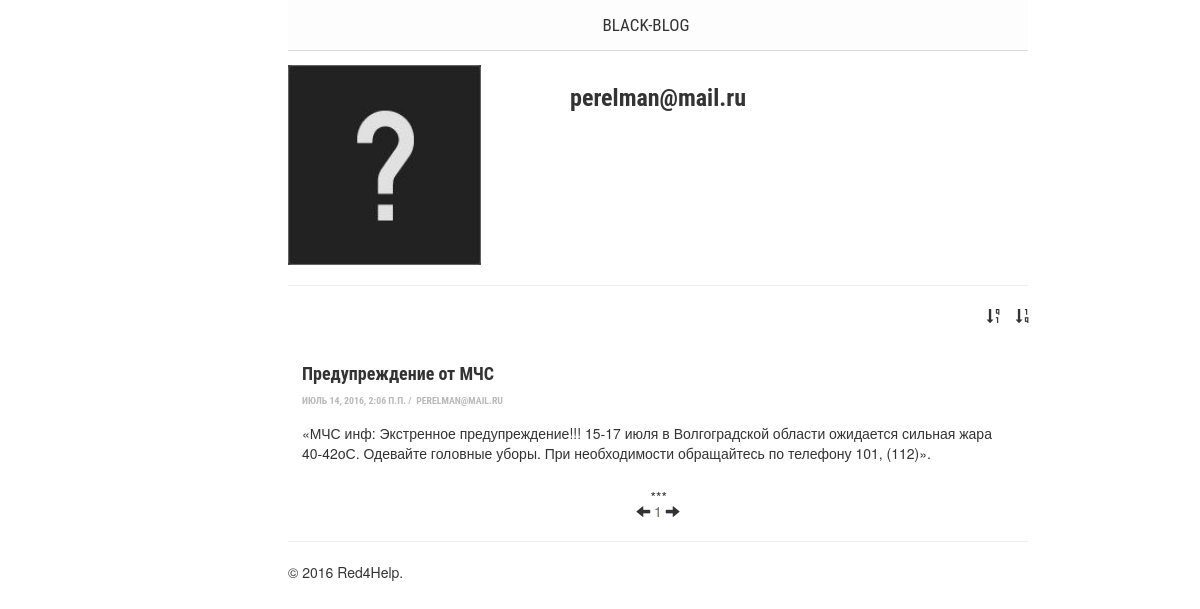
The page /my_profile/9/ on the database as committed earlier.
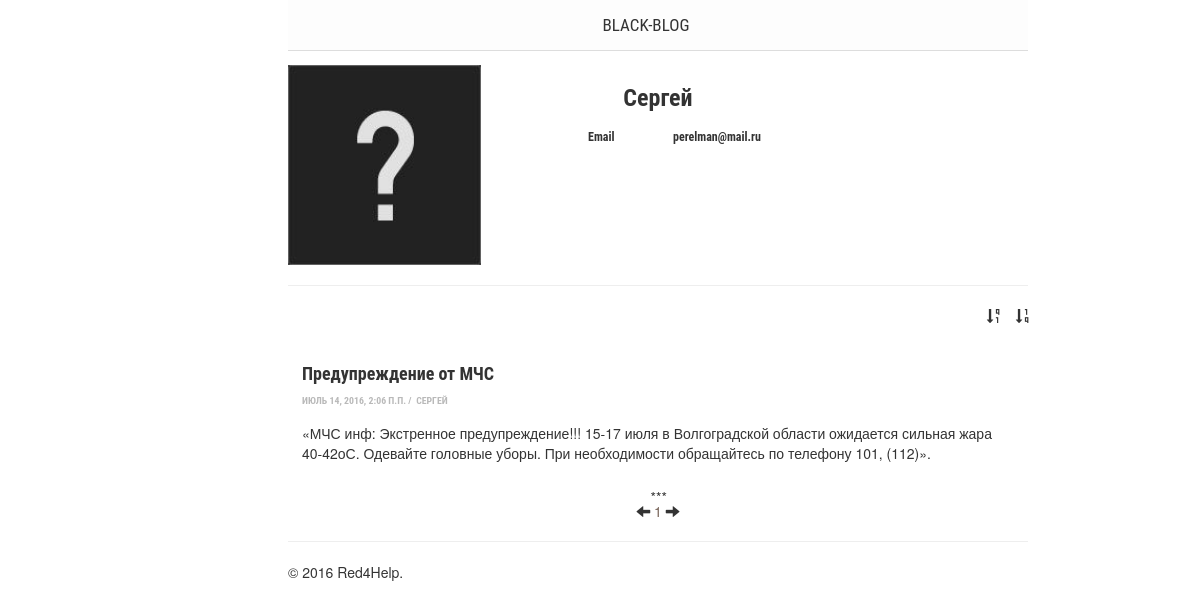
The same page on the database as committed later.
### multiblog/models.py (models this page shows, shortened)
class Blogger(AbstractBaseUser):
	email = models.EmailField(verbose_name='Email', unique=True, max_length=250)
	name = models.CharField(max_length=100, verbose_name='Имя', blank=False)
	surname = models.CharField(max_length=100, verbose_name='Фамилия', blank=False)
	phone = models.CharField(max_length=20, verbose_name='Телефон', blank=False)
	skype = models.CharField(max_length=20, verbose_name='Skype', blank=False)
	avatar = models.ImageField(upload_to=u'./media/img/', verbose_name='Аватар', blank=False, default='./media/img/ava-default.png')
	is_active = models.BooleanField(default=True)
	is_admin = models.BooleanField(default=False)
	objects = BloggerManager()
	USERNAME_FIELD = 'email'
	def img_avatar(self):
		if self.avatar:
			return '<img src="%s" width="100"/>' % self.avatar.url
		else:
			return '(none)'
	img_avatar.short_description = 'Аватар'
	img_avatar.allow_tags = True
	class Meta:
		verbose_name = u'Блоггер'
		verbose_name_plural = u'Блоггеры'
	def __str__(self):
		if self.name or self.surname:
			return self.name + " " + self.surname
		else:
			return self.email

class Publication(models.Model):
	title = models.CharField(max_length=200, verbose_name='Имя')
	abstract = models.TextField(max_length=600, verbose_name='Краткое содержание')
	full_text = models.TextField(verbose_name='Полное описание')
	time = models.DateTimeField(verbose_name='Дата публикации')
	author = models.ForeignKey('Blogger', on_delete=models.CASCADE, verbose_name='Автор')
	class Meta:
		verbose_name = u'Публикация'
		verbose_name_plural = u'Публикации'

### multiblog/views.py (the view, shortened to what this page needs)
# urls.py: url(r'^my_profile/(?P<pk>[0-9]+)/$', views.my_profile, name='my_profile'),
def my_profile(request, pk):
	form = BloggerEditForm()
	if request.method == "GET":
		if request.GET.get("post_id"):
			post_id = request.GET.get("post_id")
			Publication.objects.filter(id=post_id).delete()
	blogger = Blogger.objects.get(id=pk)
	publ = Publication.objects.all().order_by("-time").filter(author=pk)
	return render(request, 'multiblog/profile.html', {'blogger': blogger, 'publ':publ, 'form':form})

### multiblog/templatetags/multiblog_tags.py (called while the page is built)
@register.inclusion_tag('multiblog/footer.html')
def footer():
	return {'year':datetime.datetime.now().year}

@register.inclusion_tag('multiblog/header.html')
def header():
	return {}

### multiblog/templates/multiblog/profile.html (shortened to what this page needs)
{% extends 'multiblog/base.html'%}
{% block content %}
    <header class="main-header sub-content-wrapper">
        <nav class="nav-main center-wrapper">
            <a class="nav-main" href="{% url 'main' %}">Black-Blog</a>
        </nav>
    </header>
    <main class="sub-content-wrapper" id="main_page">
		<div class="row featurette">
		    <div class="col-lg-4">
                <img class="avatar" src="{{ blogger.avatar.url }}">
            </div>
            <div class="col-lg-4">
			    <div class="text-center">
			        <h3 class="featurette-heading" id="get-names" data-name="{{ blogger.name }}" data-surname="{{ blogger.surname }}" data-email="{{ blogger.email }}">{{ blogger }}
                    </h3>
                    <div class="contact-info">
                    {% if blogger.email and blogger.name %}
         	            <div class="col-lg-6"><h6>Email</h6></div>
         	            <div class="col-lg-6" id="get-email"><h6>{{ blogger.email }}</h6></div>
                    {% endif %}
                    </div>
         	    </div>
            </div>
        </div>
        <hr class="featurette-divider">
        <li class="sort">
            <ol><a href="#" class="sort-page" act="2-desc" data-placement="bottom" data-toggle="tooltip" title="Сортировка по убыванию даты публикации" ><span class="glyphicon glyphicon-sort-by-order-alt"></span></a></ol>
            <ol><a href="#" class="sort-page" act="2-asc" data-placement="bottom" data-toggle="tooltip" title="Сортировка по возрастанию даты публикации"><span class="glyphicon glyphicon-sort-by-order"></span></a></ol>
        </li>
        {% for p in publ %}
            <article class="index-page" data-author="{{ p.author }}" data-time="{{ p.time }}" id="{{ p.id }}">
                <h4><a href="{% url 'full' pk=p.id %}">{{ p.title }}</a>
                </h4>
                <p class="post-meta"><time datetime="{{ p.time }}">{{ p.time }}</time>&nbsp;/&nbsp;
                    <span item="author"><a href="{% url 'my_profile' pk=p.author.id %}" class="author-title">{{ p.author }}</a></span>
                </p>
                <p>{{ p.abstract }}</p>
          </article>
        {% endfor %}
        <div class="center-wrapper" id="navigation">
        	<a href="left"><span class="glyphicon glyphicon-arrow-left"></span></a>
            	<span>1</span>
        	<a href="right"><span class="glyphicon glyphicon-arrow-right"></span></a>
        </div>
{% endblock content %}

### multiblog/templates/multiblog/base.html
{% load multiblog_tags %}
{% header %}
{% block content %}
{% endblock %}
{% footer %}

### multiblog/templates/multiblog/header.html (shortened to what this page needs)
<!DOCTYPE html>
<html lang="en">
  <head>
    {% load staticfiles %}
    <link href="{% static 'css/bootstrap/bootstrap.min.css' %}" rel="stylesheet">
    <link href="{% static 'css/style.css' %}" rel="stylesheet">
  </head>
  <body>

### multiblog/templates/multiblog/footer.html (shortened to what this page needs)
<hr class="featurette-divider">
        <footer>
            <p>&copy; {{ year }} Red4Help.</p>
        </footer>
	</main>
    {% load staticfiles %}
  </body>
</html>

### multiblog/static/css/style.css (style rules this page uses)
body { overflow-x: hidden; }
.avatar { padding-right: .5em; vertical-align: top; border: 0px; width: 200px; height: 200px; }
.post-meta { padding-bottom: .5em; text-transform: uppercase; color: #b9b9b9; font-size: 70%; font-weight: 700; font-family: 'Roboto Condensed',sans-serif; }
.post-meta a { color: #b9b9b9; font-family: 'Roboto Condensed',sans-serif; }
.index-page { position: relative; }
article { padding: 2em 1em; }
article { display: block; }
article:after { content: "***"; position: absolute; margin-top: 1em; width: 100px; left: 49%; }
main { padding-top: 1em; }
a { background: 0 0; color: #333; }
h1 a:focus, h1 a:hover, h1 a:link, h1 a:visited, h2 a:focus, h2 a:hover, h2 a:link, h2 a:visited, h3 a:focus, h3 a:hover, h3 a:link, h3 a:visited, h4 a:focus, h4 a:hover, h4 a:link, h4 a:visited, h5 a:focus, h5 a:hover, h5 a:link, h5 a:visited, h6 a:focus, h6 a:hover, h6 a:link, h6 a:visited { color: #333; text-decoration: none; }
h1, h2, h3, h4, h5, h6 { font-family: 'Roboto Condensed',sans-serif; font-weight: 700; }
.nav-main a { font-size: 17px; display: block; padding-right: 2em; margin: 0; }
li { list-style-type: none; }
.sort ol { list-style-type: none; position:relative; display: inline; margin-right: 5px; padding: 3px; left: 94%; }
.nav-main a { -webkit-order: 1; -ms-flex-order: 1; order: 1; line-height: 50px; margin: auto; color: #333; text-decoration: none; }
.sub-content-wrapper { width: 62%; max-width: 740px; margin-left: 24%; }
.center-wrapper { max-width: 960px; margin: 0 auto; top: 10px; text-align: center; color: #766257; }
.main-header { background-color: rgb(253, 253, 253); z-index: 100; width: 100%; top: 0px; border-bottom: 1px solid rgb(221, 221, 221); border-bottom-width: 1px; border-bottom-style: solid; border-bottom-color: rgb(221, 221, 221); }
.nav-main { height: 50px; display: flex; justify-content: space-around; font-weight: 400; font-family: "Roboto Condensed", sans-serif; text-transform: uppercase; flex-flow: row wrap; padding: 0px 1rem; }

Rows that differ between the two databases and show on the page:
changed Blogger "perelman@mail.ru": name+surname "perelman@mail.ru" → "Сергей"; name empty → "Сергей" (drawn); email (not shown) → "perelman@mail.ru"
changed through a linked row, Publication "Предупреждение от МЧС": author "PERELMAN@MAIL.RU" → "СЕРГЕЙ"
Other text that changed with them:
text now shown: "Email"
